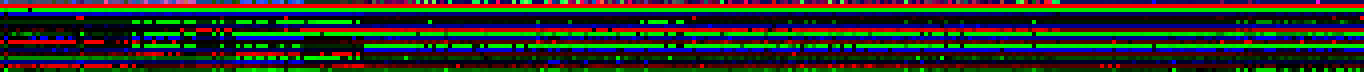
#> input picture data/plantDisplay.png, 1364 x 72 px, given in place of colorPlot.png, which was not available
$ python bigPlot.py
#> lines starting #> are read from the running program, lines starting #| are printed output that depends on the picture; pictures that were not available may be replaced by others from this repository, and a replacement may not be noted
from PIL import Image
import sys
import math as m
import csv


color = Image.open("data/colorPlot.png")
#> color is the input picture: PIL image 1364x72 RGB; mean R, G, B 41.5, 50.3, 39.9
height = Image.open("data/heightPlot.png")
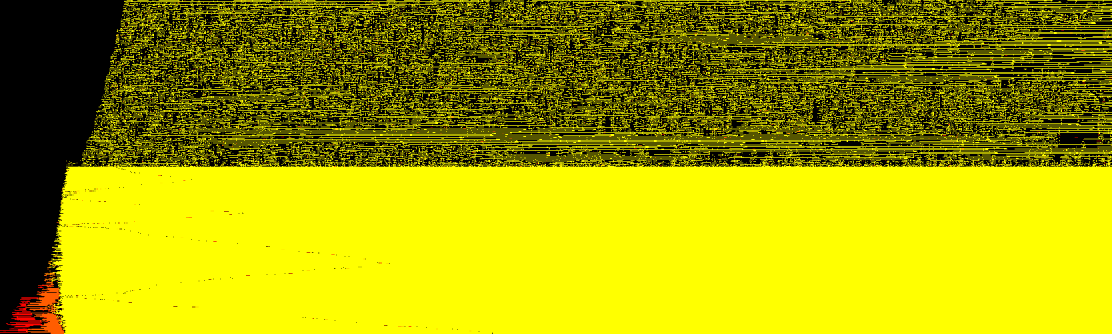
#> input picture data/heightPlot.png, 3334 x 1000 px, found by its file name (shown at 1/3 size)
#> height is the input picture: PIL image 3334x1000 RGB; mean R, G, B 162, 160.6, 0
foliage = Image.open("data/foliagePlot.png")
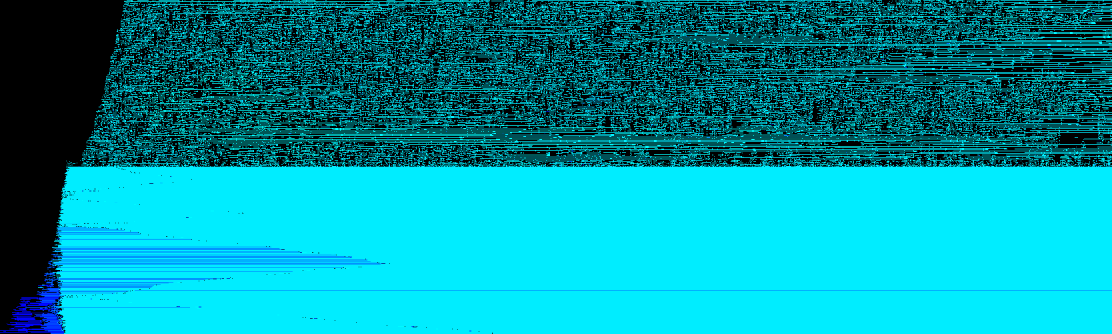
#> input picture data/foliagePlot.png, 3334 x 1000 px, found by its file name (shown at 1/3 size)
#> foliage is the input picture: PIL image 3334x1000 RGB; mean R, G, B 0, 148.9, 162.2

output = Image.new('RGB', (color.width, color.height*3+20))
#> output: PIL image 1364x236 RGB; every value is 0
output.paste(color, (0,0))
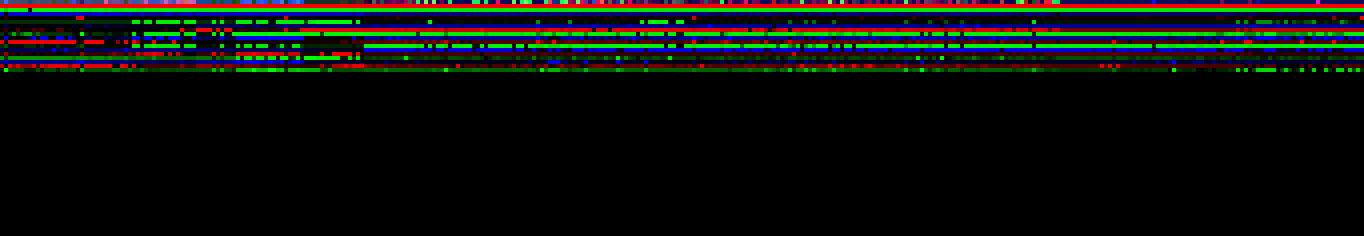
#> output: PIL image 1364x236 RGB; mean R, G, B 12.7, 15.4, 12.2
output.paste(height, (0,color.height +10))
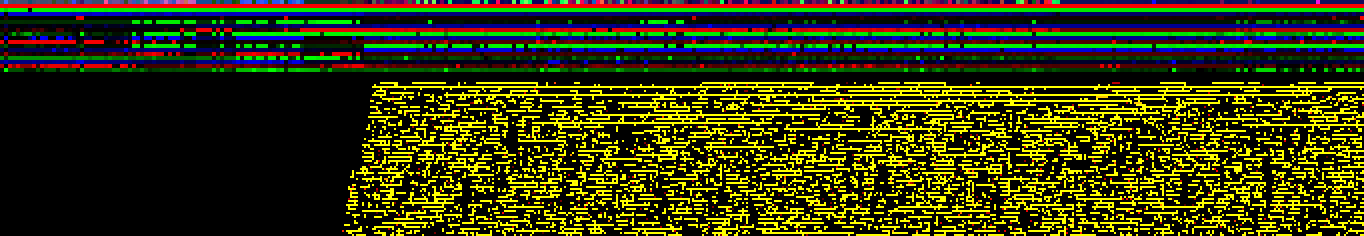
#> output: PIL image 1364x236 RGB; mean R, G, B 54.9, 56.7, 12.2
output.paste(foliage, (0,color.height*2 +20))
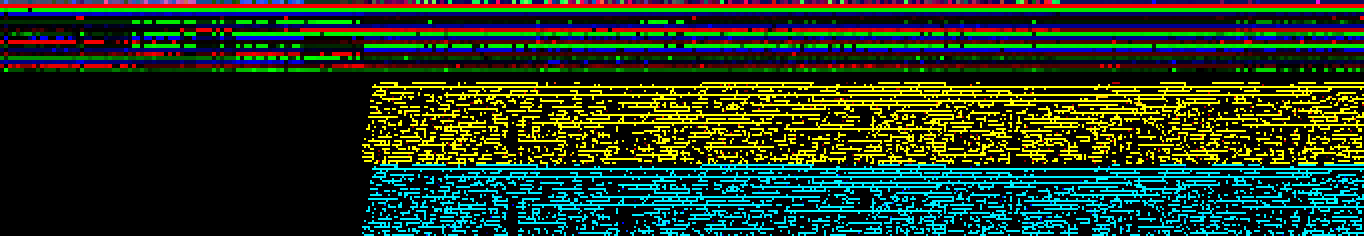
#> output: PIL image 1364x236 RGB; mean R, G, B 35.7, 57, 32.5
output.save("data/bigPlot.png")

print("bigPlot output")
